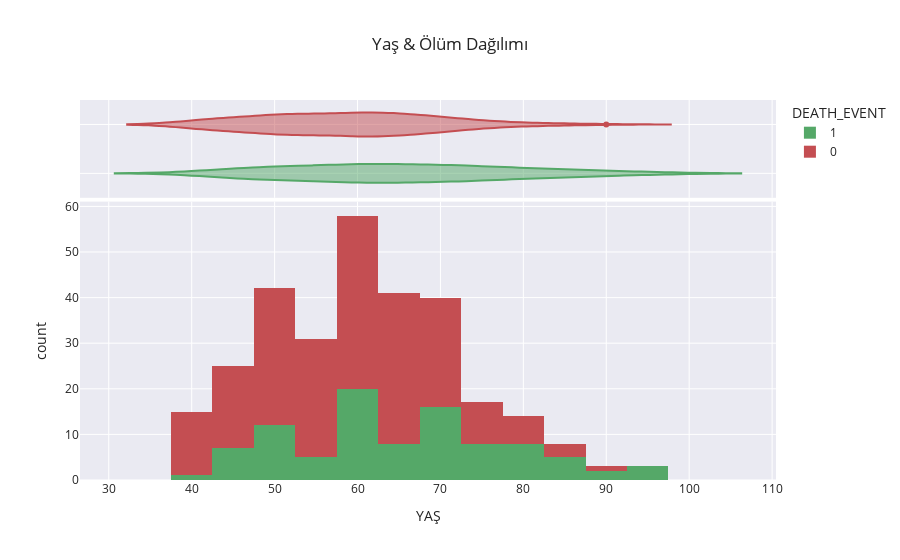

This figure's notebook cell:
### Code cell
# DEATH_EVENT e göre yukarıdaki histogramı kategorize edelim

import plotly.express as px
fig = px.histogram(dataset, x="age", color="DEATH_EVENT", marginal="violin", hover_data=dataset.columns, 
                   title ="Yaş & Ölüm Dağılımı", 
                   labels={"age": "YAŞ"},
                   template="seaborn",
                   color_discrete_map={"0": "RebeccaPurple", "1": "MediumPurple"}
                  )
fig.show()

### Figure 1 — Plotly figure (JSON) as saved in the notebook; plotly's stock layout.template omitted (floating-point values rounded to 4 significant figures; data arrays with more than 128 entries replaced by an {"elided": "..."} marker saying what was removed)
{"data": [{"alignmentgroup": "True", "bingroup": "x", "hovertemplate": "DEATH_EVENT=1<br>YAŞ=%{x}<br>count=%{y}<extra></extra>", "legendgroup": "1", "marker": {"color": "rgb(85,168,104)"}, "name": "1", "offsetgroup": "1", "orientation": "v", "showlegend": true, "type": "histogram", "x": [75, 55, 65, 50, 65, 90, 75, 60, 65, 80, 75, 62, 45, 50, 82, 87, 45, 70, 48, 65, 68, 75, 80, 95, 70, 58, 82, 94, 85, 50, 65, 69, 90, 82, 60, 70, 50, 70, 60, 50, 51, 60, 80, 57, 68, 53, 60, 70, 60, 95, 49, 72, 45, 50, 45, 60, 42, 72, 70, 65, 85, 69, 60, 60, 59, 60, 72, 85, 70, 86, 60, 46, 80, 72, 75, 72, 50, 45, 80, 59, 59, 65, 75, 58, 60.67, 50, 60, 45, 77, 48, 73, 60, 55, 65, 55], "xaxis": "x", "yaxis": "y"}, {"alignmentgroup": "True", "customdata": {"elided": "95x12 float values"}, "hovertemplate": "DEATH_EVENT=%{customdata[11]}<br>YAŞ=%{x}<br>anaemia=%{customdata[0]}<br>creatinine_phosphokinase=%{customdata[1]}<br>diabetes=%{customdata[2]}<br>ejection_fraction=%{customdata[3]}<br>high_blood_pressure=%{customdata[4]}<br>platelets=%{customdata[5]}<br>serum_creatinine=%{customdata[6]}<br>serum_sodium=%{customdata[7]}<br>sex=%{customdata[8]}<br>smoking=%{customdata[9]}<br>time=%{customdata[10]}<extra></extra>", "legendgroup": "1", "marker": {"color": "rgb(85,168,104)"}, "name": "1", "offsetgroup": "1", "scalegroup": "x", "showlegend": false, "type": "violin", "x": [75, 55, 65, 50, 65, 90, 75, 60, 65, 80, 75, 62, 45, 50, 82, 87, 45, 70, 48, 65, 68, 75, 80, 95, 70, 58, 82, 94, 85, 50, 65, 69, 90, 82, 60, 70, 50, 70, 60, 50, 51, 60, 80, 57, 68, 53, 60, 70, 60, 95, 49, 72, 45, 50, 45, 60, 42, 72, 70, 65, 85, 69, 60, 60, 59, 60, 72, 85, 70, 86, 60, 46, 80, 72, 75, 72, 50, 45, 80, 59, 59, 65, 75, 58, 60.67, 50, 60, 45, 77, 48, 73, 60, 55, 65, 55], "xaxis": "x2", "yaxis": "y2"}, {"alignmentgroup": "True", "bingroup": "x", "hovertemplate": "DEATH_EVENT=0<br>YAŞ=%{x}<br>count=%{y}<extra></extra>", "legendgroup": "0", "marker": {"color": "rgb(196,78,82)"}, "name": "0", "offsetgroup": "0", "orientation": "v", "showlegend": true, "type": "histogram", "x": {"elided": "202 float values"}, "xaxis": "x", "yaxis": "y"}, {"alignmentgroup": "True", "customdata": {"elided": "202x12 float values"}, "hovertemplate": "DEATH_EVENT=%{customdata[11]}<br>YAŞ=%{x}<br>anaemia=%{customdata[0]}<br>creatinine_phosphokinase=%{customdata[1]}<br>diabetes=%{customdata[2]}<br>ejection_fraction=%{customdata[3]}<br>high_blood_pressure=%{customdata[4]}<br>platelets=%{customdata[5]}<br>serum_creatinine=%{customdata[6]}<br>serum_sodium=%{customdata[7]}<br>sex=%{customdata[8]}<br>smoking=%{customdata[9]}<br>time=%{customdata[10]}<extra></extra>", "legendgroup": "0", "marker": {"color": "rgb(196,78,82)"}, "name": "0", "offsetgroup": "0", "scalegroup": "x", "showlegend": false, "type": "violin", "x": {"elided": "202 float values"}, "xaxis": "x2", "yaxis": "y2"}], "layout": {"barmode": "relative", "legend": {"title": {"text": "DEATH_EVENT"}, "tracegroupgap": 0}, "title": {"text": "Yaş & Ölüm Dağılımı"}, "xaxis": {"anchor": "y", "domain": [0, 1], "title": {"text": "YAŞ"}}, "xaxis2": {"anchor": "y2", "domain": [0, 1], "matches": "x", "showticklabels": false}, "yaxis": {"anchor": "x", "domain": [0, 0.7326], "title": {"text": "count"}}, "yaxis2": {"anchor": "x2", "domain": [0.7426, 1], "matches": "y2", "showline": false, "showticklabels": false, "ticks": ""}}}
